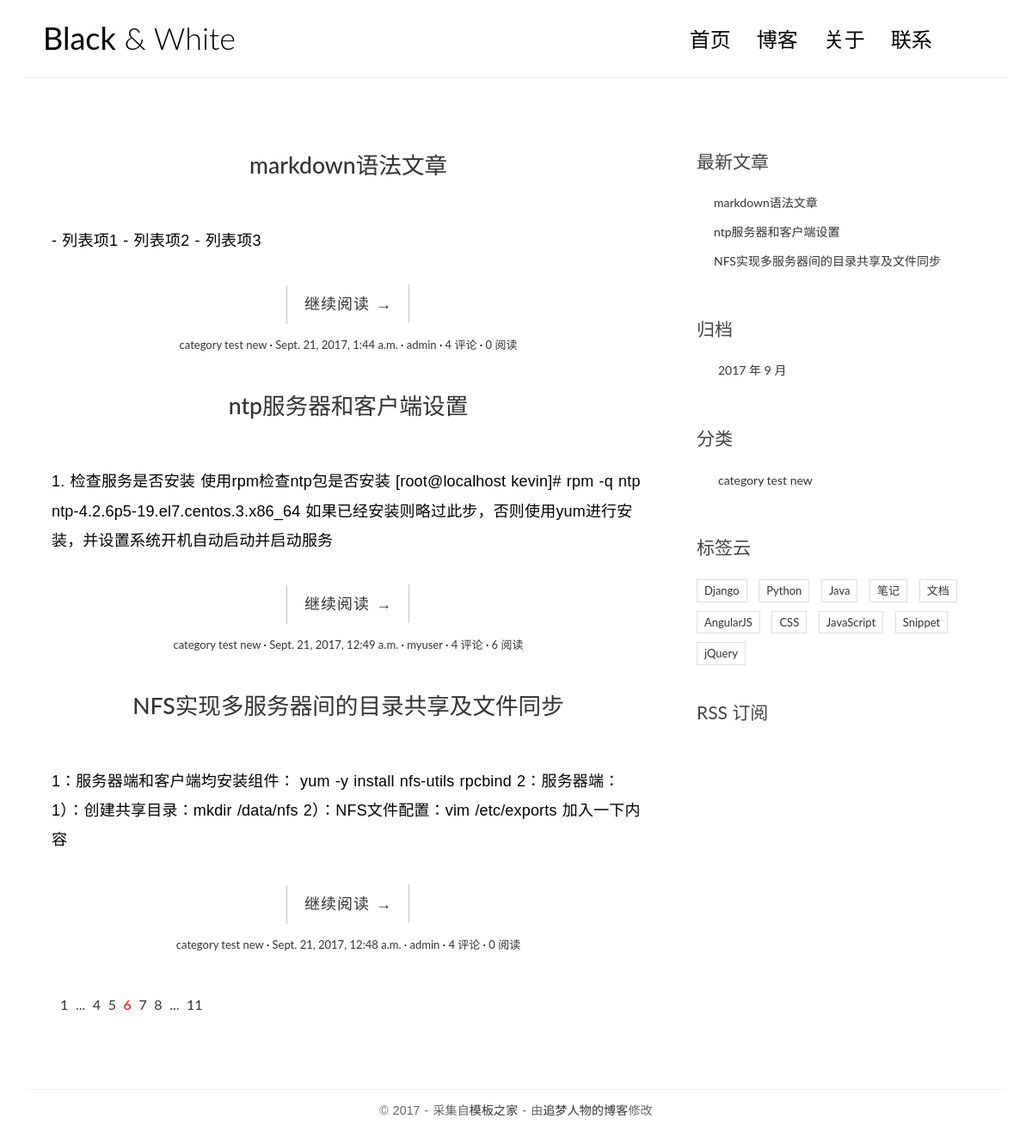
The app's page /, older data.
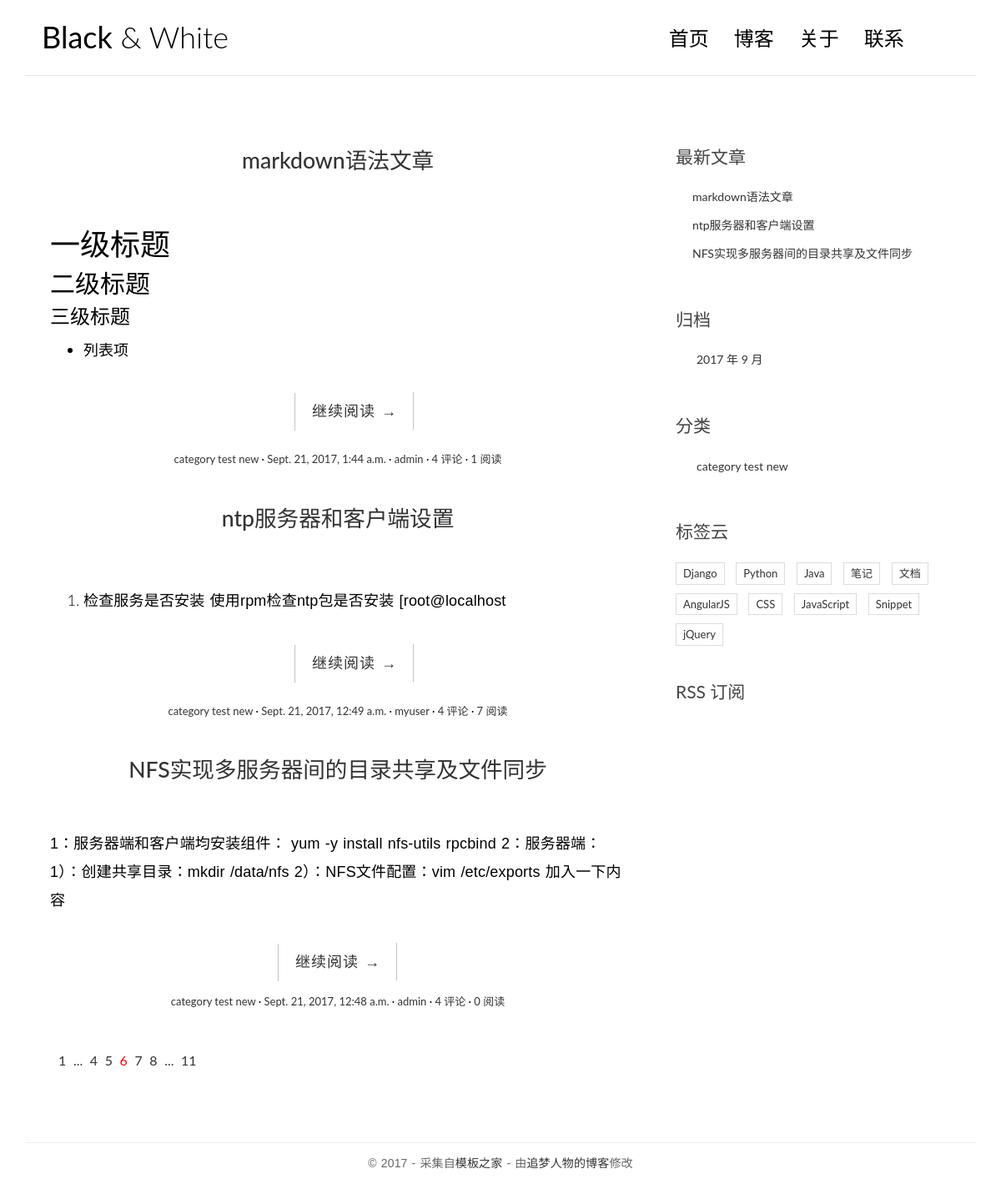
The same page, newer data.
### blog_app/models.py (models this page shows, shortened)
@python_2_unicode_compatible
class Post(models.Model): #文章内容
    title = models.CharField(max_length=70)
    body = models.TextField()
    created_time = models.DateTimeField()
    modified_time = models.DateTimeField()
    excerpt = models.CharField(max_length=200, blank=True) #文章摘要
    category = models.ForeignKey(Category)
    tags = models.ManyToManyField(Tag, blank=True)
    author = models.ForeignKey(User)
    views = models.PositiveIntegerField(default=0)  #阅读量
    def get_absolute_url(self):
    	return reverse('blog_app:detail',kwargs = {'pk':self.pk})

class Category(models.Model): #目录
    name = models.CharField(max_length=100)

### blog_app/views.py (the view)
# urls.py: url(r'^$', views.index, name='index'),
def index(request):
	post_list = Post.objects.all().order_by('-created_time')
	return render(request, 'blog/index.html', context={'post_list': post_list})

### blog_app/templatetags/blog_tags.py (called while the page is built)
@register.simple_tag
def get_recent_posts(num = 5):
	return Post.objects.all().order_by('-created_time')[:num]

@register.simple_tag
def archives():
	return Post.objects.dates('created_time', 'month', order='DESC')

@register.simple_tag
def get_categories():
    return Category.objects.all()

### templates/blog/index.html
{% extends 'base.html' %}
{% block main %}
<article class="post post-1">
                   {% for post in post_list %}
                   		<h1 class="entry-title">
    					<a href="{{post.get_absolute_url}}">{{ post.title }}</a>
						</h1>
						<article class="post post-{{ post.pk }}">
						</article>
						<div class="entry-content clearfix">
  							<p>{{ post.excerpt|safe }}</p>
  							<div class="read-more cl-effect-14">
    							<a href="{{post.get_absolute_url}}" class="more-link">继续阅读 <span class="meta-nav">→</span></a>
  							</div>
						</div>
						<div class="entry-meta">
  							<span class="post-category"><a href="#">{{ post.category.name }}</a></span>
  							<span class="post-date"><a href="#"><time class="entry-date"
                                            datetime="{{ post.created_time }}">{{ post.created_time }}</time></a></span>
  							<span class="post-author"><a href="#">{{ post.author }}</a></span>
  							<span class="comments-link"><a href="#">4 评论</a></span>
  							<span class="views-count"><a href="#">{{ post.views }} 阅读</a></span>
						</div>
					{% empty %}
						<div class="no-post">暂时还没有发布的文章！</div>
					{% endfor %}
                </article>
                <div class="pagination">
                    <ul>
                        <li><a href="">1</a></li>
                        <li><a href="">...</a></li>
                        <li><a href="">4</a></li>
                        <li><a href="">5</a></li>
                        <li class="current"><a href="">6</a></li>
                        <li><a href="">7</a></li>
                        <li><a href="">8</a></li>
                        <li><a href="">...</a></li>
                        <li><a href="">11</a></li>
                    </ul>
                </div>
{% endblock main %}

### templates/base.html (shortened to what this page needs)
{% load staticfiles %}
{% load blog_tags %}
<!DOCTYPE html>
<html>
<head>
    <link rel="stylesheet" href="http://code.ionicframework.com/ionicons/2.0.1/css/ionicons.min.css">
	<link rel="stylesheet" href="{% static 'blog/css/bootstrap.min.css' %}">
	<link rel="stylesheet" href="{% static 'blog/css/pace.css' %}">
	<link rel="stylesheet" href="{% static 'blog/css/custom.css' %}">
    <link rel="stylesheet" href="{% static 'blog/css/highlights/github.css' %}">
</head>
<body>
<div class="container">
    <header id="site-header">
        <div class="row">
            <div class="col-md-4 col-sm-5 col-xs-8">
                <div class="logo">
                    <h1><a href="{% url 'blog_app:index' %}"><b>Black</b> &amp; White</a></h1>
                </div>
            </div>
            <div class="col-md-8 col-sm-7 col-xs-4">
                <nav class="main-nav" role="navigation">
                    <div class="collapse navbar-collapse" id="bs-example-navbar-collapse-1">
                        <ul class="nav navbar-nav navbar-right">
                            <li class="cl-effect-11"><a href="index.html" data-hover="首页">首页</a></li>
                            <li class="cl-effect-11"><a href="full-width.html" data-hover="博客">博客</a></li>
                            <li class="cl-effect-11"><a href="about.html" data-hover="关于">关于</a></li>
                            <li class="cl-effect-11"><a href="contact.html" data-hover="联系">联系</a></li>
                        </ul>
                    </div>
                </nav>
            </div>
        </div>
    </header>
</div>
<div class="content-body">
    <div class="container">
        <div class="row">
            <main class="col-md-8">
                {% block main %}
                {% endblock main %}
            </main>
            <aside class="col-md-4">
                <div class="widget widget-recent-posts">
                    <h3 class="widget-title">最新文章</h3>
                        {% get_recent_posts as recent_post_list %}
                        <ul>
                            {% for post in recent_post_list %}
                            <li>
                                <a href="{{ post.get_absolute_url }}">{{ post.title }}</a>
                            </li>
                            {% empty %}
                            暂无文章！
                            {% endfor %}
                        </ul>
                </div>
                <div class="widget widget-archives">
                   <h3 class="widget-title">归档</h3>
                    {% archives as date_list %}
                    <ul>
                    {% for date in date_list %}
                    <li>
                      <a href="{% url 'blog_app:archives' date.year date.month %}">
                        {{ date.year }} 年 {{ date.month }} 月
                      </a>
                    </li>
                    {% empty %}
                    暂无归档！
                    {% endfor %}
                    </ul>
                </div>
                <div class="widget widget-category">
                <h3 class="widget-title">分类</h3>
                  {% get_categories as category_list %}
                  <ul>
                    {% for category in category_list %}
                    <li>
                      <a href="{% url 'blog_app:category' category.pk %}">{{ category.name }}</a>
                    </li>
                    {% empty %}
                    暂无分类！
                    {% endfor %}
                  </ul>
                </div>
                <div class="widget widget-tag-cloud">
                    <h3 class="widget-title">标签云</h3>
                    <ul>
                        <li>
                            <a href="#">Django</a>
                        </li>
                        <li>
                            <a href="#">Python</a>
                        </li>
                        <li>
                            <a href="#">Java</a>
                        </li>
                        <li>
                            <a href="#">笔记</a>
                        </li>
                        <li>
                            <a href="#">文档</a>
                        </li>
                        <li>
                            <a href="#">AngularJS</a>
                        </li>
                        <li>
                            <a href="#">CSS</a>
                        </li>
                        <li>
                            <a href="#">JavaScript</a>
                        </li>
                        <li>
                            <a href="#">Snippet</a>
                        </li>
                        <li>
                            <a href="#">jQuery</a>
                        </li>
                    </ul>
                </div>
                <div class="rss">
                    <a href=""> RSS 订阅</a>
                </div>
            </aside>
        </div>
    </div>
</div>
<footer id="site-footer">
    <div class="container">
        <div class="row">
            <div class="col-md-12">
                <p class="copyright">&copy 2017 - 采集自<a href="http://www.cssmoban.com/"
                                                        target="_blank" title="模板之家">模板之家</a>
                    - 由<a href="http://zmrenwu.com/" title="网页模板" target="_blank">追梦人物的博客</a>修改
                </p>
            </div>
        </div>
    </div>
</footer>
</body>
</html>

### blog_app/static/blog/css/custom.css (style rules this page uses)
* { outline: none; }
h1, h2, h3, h4, h5, h6 { margin-top: 0; }
b { font-weight: 400; }
a { color: #333; }
body { color: #444; font-family: 'Lato', sans-serif; }
p { font-family: 'Ubuntu', sans-serif; font-weight: 400; word-spacing: 1px; letter-spacing: 0.01em; }
#site-header { background-color: #FFF; padding: 25px 20px; margin-bottom: 40px; border-bottom: 1px solid #e7e7e7; }
.logo h1 a { color: #000; }
.logo h1 { margin: 0; font-family: 'Lato', sans-serif; font-weight: 300; }
.main-nav { margin-top: 11px; max-width: 95%; }
.main-nav a { color: #000000 !important; padding: 0 0 5px 0 !important; margin-right: 30px; font-family: 'Lato', sans-serif; font-weight: 300; font-size: 24px; }
.cl-effect-11 a { padding: 10px 0; color: #0972b4; text-shadow: none; }
.cl-effect-11 a::before { position: absolute; top: 0; left: 0; overflow: hidden; padding: 0 0 5px 0 !important; max-width: 0; border-bottom: 1px solid #000; color: #000; content: attr(data-hover); white-space: nowrap; -webkit-transition: max-width 0.5s; -moz-transition: max-width 0.5s; transition: max-width 0.5s; }
.content-body { padding-bottom: 4em; }
.post { background: #fff; padding: 30px 30px 0; }
.entry-title { text-align: center; font-size: 1.9em; margin-bottom: 20px; line-height: 1.6; padding: 10px 20px 0; }
.entry-meta { text-align: center; color: #DDDDDD; font-size: 13px; margin-bottom: 30px; }
.entry-content { font-size: 18px; line-height: 1.9; font-weight: 300; color: #000; }
.post-category::after, .post-date::after, .post-author::after, .comments-link::after { content: ' ·'; color: #000; }
.read-more { font-family: 'Ubuntu', sans-serif; font-weight: 400; word-spacing: 1px; letter-spacing: 0.01em; text-align: center; margin-top: 20px; }
.cl-effect-14 a { padding: 0 20px; height: 45px; line-height: 45px; position: relative; display: inline-block; margin: 15px 25px; letter-spacing: 1px; font-weight: 400; text-shadow: 0 0 1px rgba(255, 255, 255, 0.3); }
.cl-effect-14 a::before, .cl-effect-14 a::after { position: absolute; width: 45px; height: 1px; background: #C3C3C3; content: ''; -webkit-transition: all 0.3s; -moz-transition: all 0.3s; transition: all 0.3s; pointer-events: none; }
.cl-effect-14 a::before { top: 0; left: 0; -webkit-transform: rotate(90deg); -moz-transform: rotate(90deg); transform: rotate(90deg); -webkit-transform-origin: 0 0; -moz-transform-origin: 0 0; transform-origin: 0 0; }
.cl-effect-14 a::after { right: 0; bottom: 0; -webkit-transform: rotate(90deg); -moz-transform: rotate(90deg); transform: rotate(90deg); -webkit-transform-origin: 100% 0; -moz-transform-origin: 100% 0; transform-origin: 100% 0; }
.widget { background: #fff; padding: 30px 0 0; }
.widget-title { font-size: 1.5em; margin-bottom: 20px; line-height: 1.6; padding: 10px 0 0; font-weight: 400; }
.widget-recent-posts ul { padding: 0; margin: 0; padding-left: 20px; }
.widget-recent-posts ul li { list-style-type: none; position: relative; line-height: 170%; margin-bottom: 10px; }
.widget-recent-posts ul li::before { content: '\f3d3'; font-family: "Ionicons"; position: absolute; left: -17px; top: 3px; font-size: 16px; color: #000; }
.widget-archives ul { padding: 0; margin: 0; padding-left: 25px; }
.widget-archives ul li { list-style-type: none; position: relative; line-height: 170%; margin-bottom: 10px; }
.widget-archives ul li::before { content: '\f3f3'; font-family: "Ionicons"; position: absolute; left: -25px; top: 1px; font-size: 16px; color: #000; }
.widget-category ul { padding: 0; margin: 0; padding-left: 25px; }
.widget-category ul li { list-style-type: none; position: relative; line-height: 170%; margin-bottom: 10px; }
.widget-category ul li::before { content: '\f3fe'; font-family: "Ionicons"; position: absolute; left: -25px; top: 1px; font-size: 18px; color: #000; }
.widget-tag-cloud ul { padding: 0; margin: 0; margin-right: -10px; }
.widget-tag-cloud ul li { list-style-type: none; font-size: 13px; display: inline-block; margin-right: 10px; margin-bottom: 10px; padding: 3px 8px; border: 1px solid #ddd; }
.rss { font-size: 21px; margin-top: 30px; }
.rss a { color: #444; }
#site-footer { padding-top: 10px; padding: 0 0 1.5em 0; }
.copyright { text-align: center; padding-top: 1em; margin: 0; border-top: 1px solid #eee; color: #666; }
.pagination ul { list-style: none; }
.pagination ul li { display: inline-block; font-size: 16px; margin-right: 5px; }
.current a { color: red; }

Row changes from the older to the newer data that the page shows:
changed Post "markdown语法文章": excerpt "- 列表项1 - 列表项2 - 列表项3" → "一级标题 二级标题 三级标题 列表项"; views "0" → "1"
changed Post "ntp服务器和客户端设置": excerpt "1. 检查服务是否安装 使用rpm检查ntp包是否安装 [root@localhost kevin]# rpm -q ntp ntp-4.2.6p5-19.el7.centos.3.x86_64 如果已经安装则略过此步，否则使用yum进行安装，并设置系统开机自动启动并启动服务" → "检查服务是否安装 使用rpm检查ntp包是否安装 [root@localhost"; views "6" → "7"
